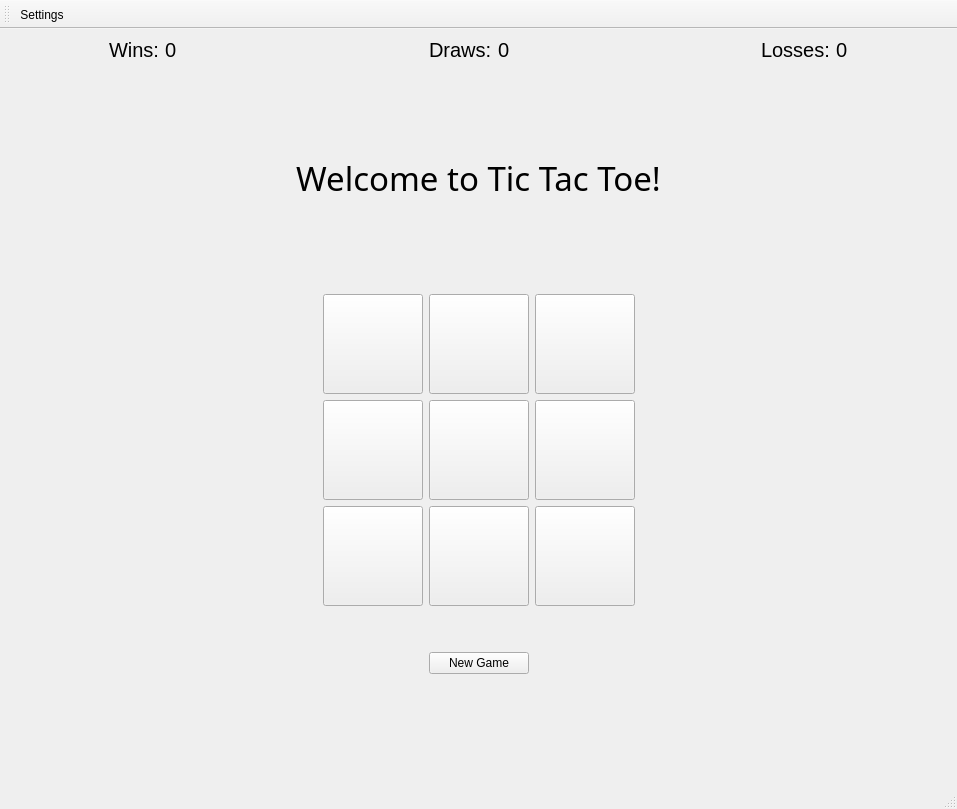
<?xml version="1.0" encoding="UTF-8"?>
<ui version="4.0">
 <class>MainWindow</class>
 <widget class="QMainWindow" name="MainWindow">
  <property name="geometry">
   <rect>
    <x>0</x>
    <y>0</y>
    <width>957</width>
    <height>809</height>
   </rect>
  </property>
  <property name="windowTitle">
   <string>Tic Tac Toe</string>
  </property>
  <widget class="QWidget" name="centralwidget">
   <layout class="QGridLayout" name="gridLayout_2">
    <item row="0" column="0" colspan="2">
     <layout class="QHBoxLayout" name="horizontalLayout">
      <item>
       <spacer name="horizontalSpacer_5">
        <property name="orientation">
         <enum>Qt::Horizontal</enum>
        </property>
        <property name="sizeHint" stdset="0">
         <size>
          <width>40</width>
          <height>20</height>
         </size>
        </property>
       </spacer>
      </item>
      <item>
       <widget class="QLabel" name="label_2">
        <property name="font">
         <font>
          <pointsize>15</pointsize>
         </font>
        </property>
        <property name="text">
         <string>Wins:</string>
        </property>
       </widget>
      </item>
      <item>
       <widget class="QLabel" name="winsLabel">
        <property name="font">
         <font>
          <pointsize>15</pointsize>
         </font>
        </property>
        <property name="text">
         <string>0</string>
        </property>
       </widget>
      </item>
      <item>
       <spacer name="horizontalSpacer_3">
        <property name="orientation">
         <enum>Qt::Horizontal</enum>
        </property>
        <property name="sizeHint" stdset="0">
         <size>
          <width>246</width>
          <height>20</height>
         </size>
        </property>
       </spacer>
      </item>
      <item>
       <widget class="QLabel" name="label_3">
        <property name="font">
         <font>
          <pointsize>15</pointsize>
         </font>
        </property>
        <property name="text">
         <string>Draws:</string>
        </property>
       </widget>
      </item>
      <item>
       <widget class="QLabel" name="drawsLabel">
        <property name="font">
         <font>
          <pointsize>15</pointsize>
         </font>
        </property>
        <property name="text">
         <string>0</string>
        </property>
       </widget>
      </item>
      <item>
       <spacer name="horizontalSpacer_4">
        <property name="orientation">
         <enum>Qt::Horizontal</enum>
        </property>
        <property name="sizeHint" stdset="0">
         <size>
          <width>245</width>
          <height>20</height>
         </size>
        </property>
       </spacer>
      </item>
      <item>
       <widget class="QLabel" name="label_4">
        <property name="font">
         <font>
          <pointsize>15</pointsize>
         </font>
        </property>
        <property name="text">
         <string>Losses:</string>
        </property>
       </widget>
      </item>
      <item>
       <widget class="QLabel" name="lossesLabel">
        <property name="font">
         <font>
          <pointsize>15</pointsize>
         </font>
        </property>
        <property name="text">
         <string>0</string>
        </property>
       </widget>
      </item>
      <item>
       <spacer name="horizontalSpacer_6">
        <property name="orientation">
         <enum>Qt::Horizontal</enum>
        </property>
        <property name="sizeHint" stdset="0">
         <size>
          <width>40</width>
          <height>20</height>
         </size>
        </property>
       </spacer>
      </item>
     </layout>
    </item>
    <item row="4" column="0" colspan="2">
     <layout class="QHBoxLayout" name="horizontalLayout_2">
      <item>
       <spacer name="horizontalSpacer">
        <property name="orientation">
         <enum>Qt::Horizontal</enum>
        </property>
        <property name="sizeHint" stdset="0">
         <size>
          <width>225</width>
          <height>20</height>
         </size>
        </property>
       </spacer>
      </item>
      <item>
       <layout class="QGridLayout" name="gridLayout">
        <item row="3" column="1">
         <spacer name="verticalSpacer_4">
          <property name="orientation">
           <enum>Qt::Vertical</enum>
          </property>
          <property name="sizeHint" stdset="0">
           <size>
            <width>20</width>
            <height>40</height>
           </size>
          </property>
         </spacer>
        </item>
        <item row="4" column="1">
         <widget class="QPushButton" name="newGameButton">
          <property name="text">
           <string>New Game</string>
          </property>
         </widget>
        </item>
        <item row="0" column="0">
         <widget class="QPushButton" name="button1">
          <property name="minimumSize">
           <size>
            <width>100</width>
            <height>100</height>
           </size>
          </property>
          <property name="maximumSize">
           <size>
            <width>100</width>
            <height>100</height>
           </size>
          </property>
          <property name="font">
           <font>
            <pointsize>30</pointsize>
            <strikeout>false</strikeout>
           </font>
          </property>
          <property name="text">
           <string/>
          </property>
         </widget>
        </item>
        <item row="0" column="1">
         <widget class="QPushButton" name="button2">
          <property name="minimumSize">
           <size>
            <width>100</width>
            <height>100</height>
           </size>
          </property>
          <property name="maximumSize">
           <size>
            <width>100</width>
            <height>100</height>
           </size>
          </property>
          <property name="font">
           <font>
            <pointsize>30</pointsize>
           </font>
          </property>
          <property name="text">
           <string/>
          </property>
         </widget>
        </item>
        <item row="0" column="2">
         <widget class="QPushButton" name="button3">
          <property name="minimumSize">
           <size>
            <width>100</width>
            <height>100</height>
           </size>
          </property>
          <property name="maximumSize">
           <size>
            <width>100</width>
            <height>100</height>
           </size>
          </property>
          <property name="font">
           <font>
            <pointsize>30</pointsize>
           </font>
          </property>
          <property name="text">
           <string/>
          </property>
         </widget>
        </item>
        <item row="1" column="0">
         <widget class="QPushButton" name="button4">
          <property name="minimumSize">
           <size>
            <width>100</width>
            <height>100</height>
           </size>
          </property>
          <property name="maximumSize">
           <size>
            <width>100</width>
            <height>100</height>
           </size>
          </property>
          <property name="font">
           <font>
            <pointsize>30</pointsize>
           </font>
          </property>
          <property name="text">
           <string/>
          </property>
         </widget>
        </item>
        <item row="1" column="1">
         <widget class="QPushButton" name="button5">
          <property name="minimumSize">
           <size>
            <width>100</width>
            <height>100</height>
           </size>
          </property>
          <property name="maximumSize">
           <size>
            <width>100</width>
            <height>100</height>
           </size>
          </property>
          <property name="font">
           <font>
            <pointsize>30</pointsize>
            <kerning>true</kerning>
           </font>
          </property>
          <property name="text">
           <string/>
          </property>
         </widget>
        </item>
        <item row="1" column="2">
         <widget class="QPushButton" name="button6">
          <property name="minimumSize">
           <size>
            <width>100</width>
            <height>100</height>
           </size>
          </property>
          <property name="maximumSize">
           <size>
            <width>100</width>
            <height>100</height>
           </size>
          </property>
          <property name="font">
           <font>
            <pointsize>30</pointsize>
           </font>
          </property>
          <property name="text">
           <string/>
          </property>
         </widget>
        </item>
        <item row="2" column="0">
         <widget class="QPushButton" name="button7">
          <property name="minimumSize">
           <size>
            <width>100</width>
            <height>100</height>
           </size>
          </property>
          <property name="maximumSize">
           <size>
            <width>100</width>
            <height>100</height>
           </size>
          </property>
          <property name="font">
           <font>
            <pointsize>30</pointsize>
           </font>
          </property>
          <property name="text">
           <string/>
          </property>
         </widget>
        </item>
        <item row="2" column="1">
         <widget class="QPushButton" name="button8">
          <property name="minimumSize">
           <size>
            <width>100</width>
            <height>100</height>
           </size>
          </property>
          <property name="maximumSize">
           <size>
            <width>100</width>
            <height>100</height>
           </size>
          </property>
          <property name="font">
           <font>
            <pointsize>30</pointsize>
           </font>
          </property>
          <property name="text">
           <string/>
          </property>
         </widget>
        </item>
        <item row="2" column="2">
         <widget class="QPushButton" name="button9">
          <property name="minimumSize">
           <size>
            <width>100</width>
            <height>100</height>
           </size>
          </property>
          <property name="maximumSize">
           <size>
            <width>100</width>
            <height>100</height>
           </size>
          </property>
          <property name="font">
           <font>
            <pointsize>30</pointsize>
           </font>
          </property>
          <property name="text">
           <string/>
          </property>
         </widget>
        </item>
       </layout>
      </item>
      <item>
       <spacer name="horizontalSpacer_2">
        <property name="orientation">
         <enum>Qt::Horizontal</enum>
        </property>
        <property name="sizeHint" stdset="0">
         <size>
          <width>225</width>
          <height>20</height>
         </size>
        </property>
       </spacer>
      </item>
     </layout>
    </item>
    <item row="2" column="0" colspan="2">
     <widget class="QLabel" name="resultsLabel">
      <property name="font">
       <font>
        <family>MS Mincho</family>
        <pointsize>25</pointsize>
       </font>
      </property>
      <property name="text">
       <string>Welcome to Tic Tac Toe!</string>
      </property>
      <property name="alignment">
       <set>Qt::AlignCenter</set>
      </property>
     </widget>
    </item>
    <item row="6" column="0">
     <spacer name="verticalSpacer_2">
      <property name="orientation">
       <enum>Qt::Vertical</enum>
      </property>
      <property name="sizeHint" stdset="0">
       <size>
        <width>20</width>
        <height>104</height>
       </size>
      </property>
     </spacer>
    </item>
    <item row="3" column="1">
     <spacer name="verticalSpacer_3">
      <property name="orientation">
       <enum>Qt::Vertical</enum>
      </property>
      <property name="sizeHint" stdset="0">
       <size>
        <width>20</width>
        <height>40</height>
       </size>
      </property>
     </spacer>
    </item>
    <item row="1" column="0">
     <spacer name="verticalSpacer">
      <property name="orientation">
       <enum>Qt::Vertical</enum>
      </property>
      <property name="sizeHint" stdset="0">
       <size>
        <width>20</width>
        <height>40</height>
       </size>
      </property>
     </spacer>
    </item>
   </layout>
  </widget>
  <widget class="QStatusBar" name="statusBar"/>
  <widget class="QToolBar" name="toolBar">
   <property name="windowTitle">
    <string>toolBar</string>
   </property>
   <attribute name="toolBarArea">
    <enum>TopToolBarArea</enum>
   </attribute>
   <attribute name="toolBarBreak">
    <bool>false</bool>
   </attribute>
   <addaction name="actionSettings"/>
  </widget>
  <action name="actionSettings">
   <property name="text">
    <string>Settings</string>
   </property>
   <property name="toolTip">
    <string>Settings</string>
   </property>
  </action>
 </widget>
 <resources/>
 <connections/>
</ui>
